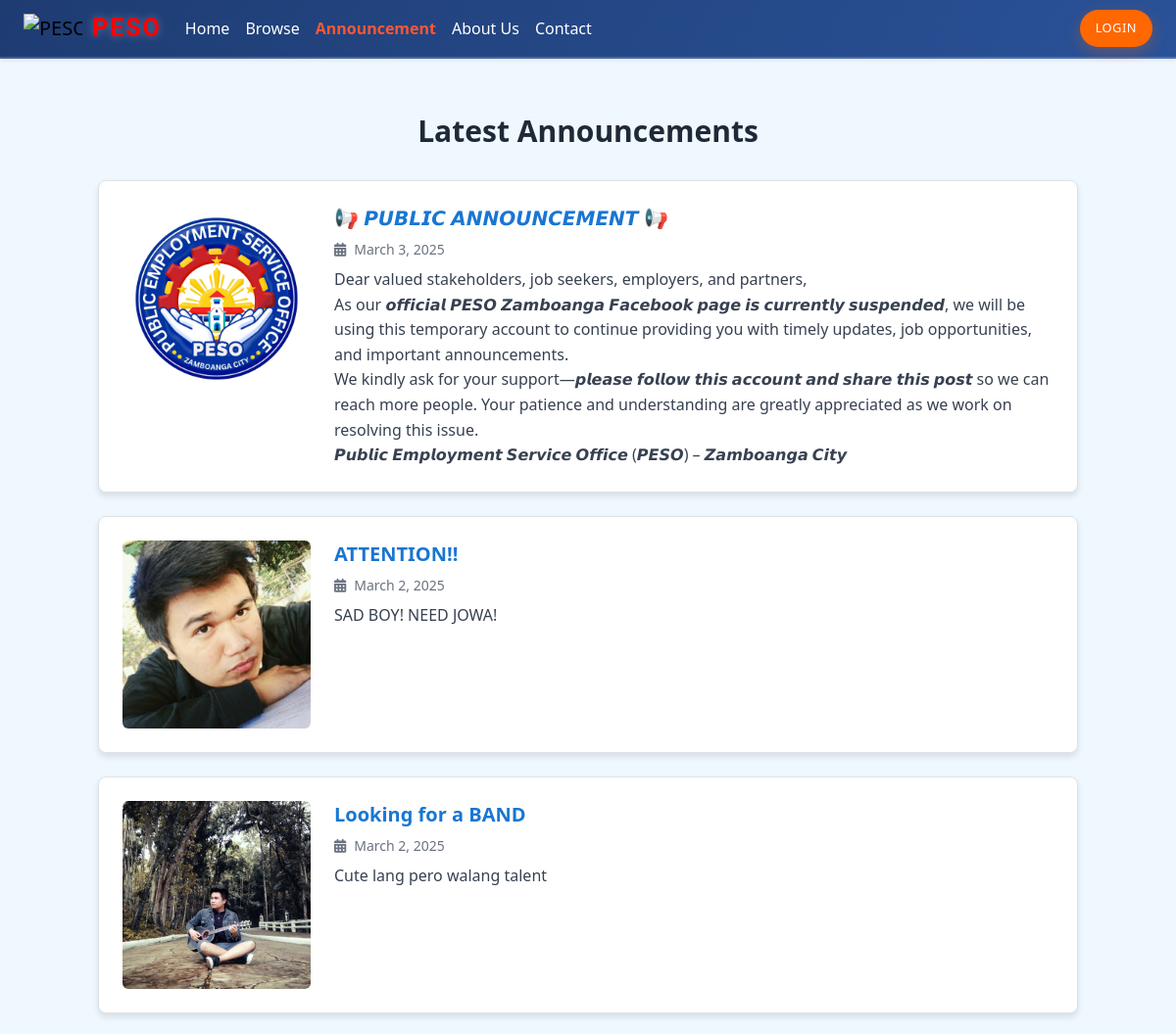
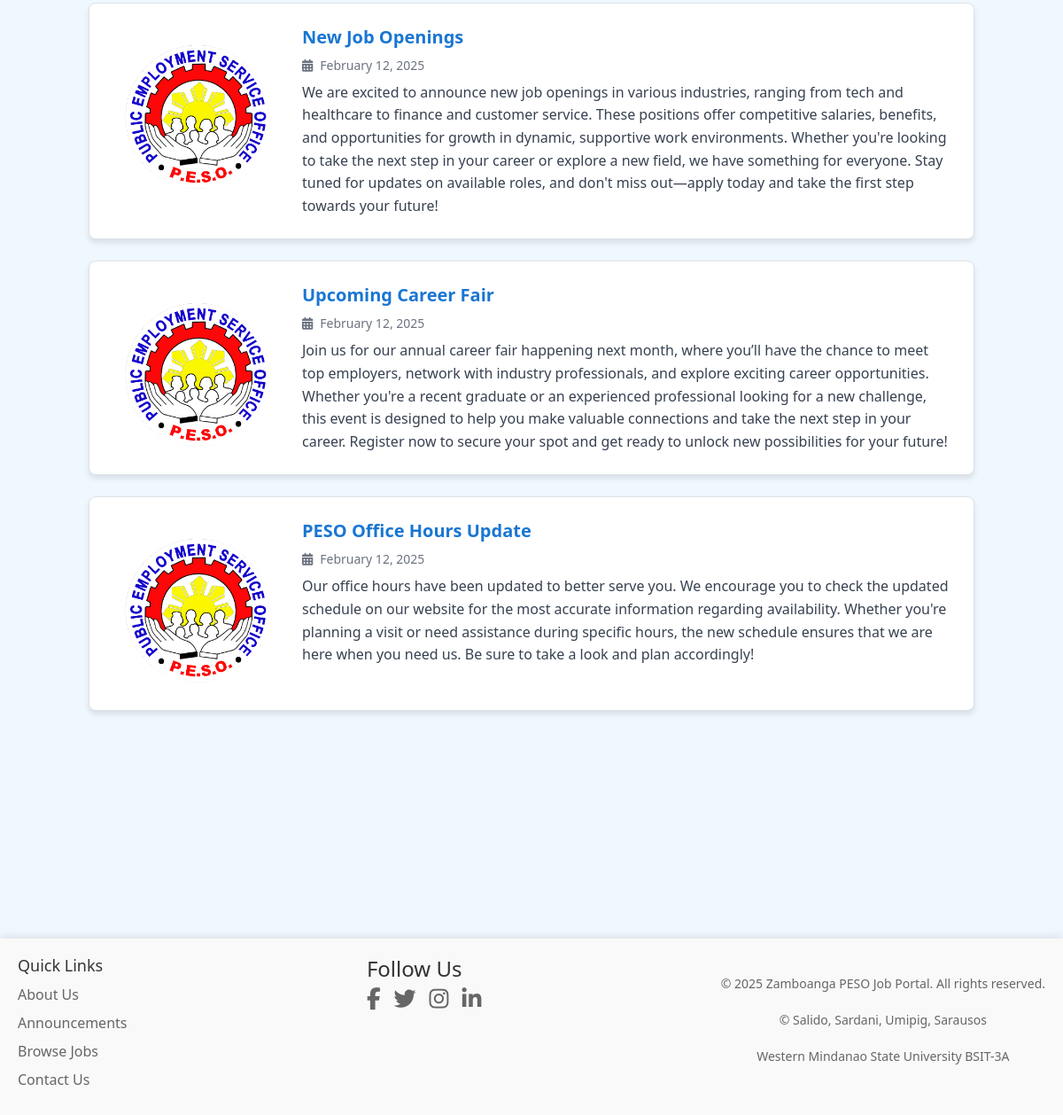
The page /admin/announcement.php on the database its author committed (2 pictures, top to bottom).
### tables this page shows
CREATE TABLE `announcements` (
  `id` int(11) NOT NULL,
  `title` varchar(255) NOT NULL,
  `content` text NOT NULL,
  `created_at` timestamp NOT NULL DEFAULT current_timestamp(),
  `thumbnail` varchar(255) DEFAULT NULL,
  `url_link` varchar(255) DEFAULT NULL
);

### admin/announcement.php (the view, shortened to what this page needs)
<?php
include '../includes/header.php';
$user_role = isset($_SESSION['role']) ? $_SESSION['role'] : null;
?>
<!DOCTYPE html>
<html lang="en">
<head>
    <link href="https://cdn.jsdelivr.net/npm/tailwindcss@2.2.19/dist/tailwind.min.css" rel="stylesheet">
    <link rel="stylesheet" href="https://cdnjs.cloudflare.com/ajax/libs/font-awesome/6.5.1/css/all.min.css">
    <link rel="stylesheet" href="/JOB/assets/announcement.css">
</head>
<body class="bg-gray-100 text-gray-800 min-h-screen flex flex-col">
</body>
<div class="container mx-auto py-8">
    <h1 class="text-3xl font-bold text-center mb-8 text-[#1976d2]">Latest Announcements</h1>
    <?php
    $query = "SELECT * FROM announcements ORDER BY created_at DESC";
    $result = mysqli_query($conn, $query);
    if (mysqli_num_rows($result) > 0) {
        while ($row = mysqli_fetch_assoc($result)) {
            $thumbnail = $row['thumbnail'] ? '../uploads/' . $row['thumbnail'] : '../uploads/default/PESO.png';
            $url_link = $row['url_link'] ? $row['url_link'] : '#';
            $is_clickable = !empty($row['url_link']);
            echo '
<div class="announcement-card p-6 mb-6 relative flex items-start border rounded-lg shadow-md bg-white hover:bg-gray-100 transition-all duration-300 ease-in-out">
    ' . ($is_clickable ?
        '<a href="' . $url_link . '" target="_blank" class="flex items-start">' :
        '<div class="flex items-start">') . '
        <div class="announcement-thumbnail mr-6">
            <img src="' . $thumbnail . '" alt="Thumbnail" class="w-48 h-48 object-cover rounded-md">
        </div>
        <div class="announcement-content flex-1 flex-col">
            <h2 class="announcement-title text-xl font-bold text-[#1976d2] hover:underline mb-2">' . htmlspecialchars($row['title']) . '</h2>
            <p class="announcement-date text-sm text-gray-500 mb-2"><i class="fas fa-calendar-alt me-2"></i>' . date("F j, Y", strtotime($row['created_at'])) . '</p>
            <p class="announcement-content mt-2 text-gray-700">' . nl2br(htmlspecialchars($row['content'])) . '</p>
        </div>
    ' . ($is_clickable ? '</a>' : '</div>') . '
    ' . ($user_role === 'admin' ? '
    <div class="action-buttons absolute top-2 right-2">
        <button class="btn btn-outline-custom dropdown-toggle" type="button" data-bs-toggle="dropdown" aria-expanded="false">
        </button>
        <ul class="dropdown-menu">
            <li><a class="dropdown-item" href="edit_announcement.php?id=' . $row['id'] . '">Edit</a></li>
            <li><a class="dropdown-item delete-button btn-delete" href="#" data-id="' . $row['id'] . '" data-bs-toggle="modal" data-bs-target="#deleteModal">Delete</a></li>
        </ul>
    </div>
    ' : '') . '
</div>';
        }
    } else {
        echo '<p class="text-center text-gray-600">No announcements available at the moment.</p>';
    }
    ?>
</div>
</body>
</html>
<?php include '../includes/footer.php'; ?>

### assets/header.css (style rules this page uses)
* { margin: 0; padding: 0; box-sizing: border-box; }
body { padding-top: 60px; }

### assets/announcement.css (style rules this page uses)
.announcement-card { background: #ffffff; border: 1px solid #e5e7eb; border-radius: 0.5rem; box-shadow: 0 4px 6px rgba(0, 0, 0, 0.1); transition: transform 0.3s ease-in-out, box-shadow 0.3s ease-in-out; position: relative; }
.announcement-title { font-size: 1.25rem; font-weight: 600; color: #1976d2; }
.announcement-date { font-size: 0.875rem; color: #6b7280; }
.announcement-content { font-size: 1rem; line-height: 1.6; color: #374151; }
body { background-color: #F0F8FF !important; }

### rows shown on the page
announcements: thumbnail (picture), title "📢 𝙋𝙐𝘽𝙇𝙄𝘾 𝘼𝙉𝙉𝙊𝙐𝙉𝘾𝙀𝙈𝙀𝙉𝙏 📢", created_at "March 3, 2025", content "Dear valued stakeholders, job seekers, employers, and partners, As our 𝙤𝙛𝙛𝙞𝙘𝙞𝙖𝙡 𝙋𝙀𝙎𝙊 𝙕𝙖𝙢𝙗𝙤𝙖𝙣𝙜𝙖 𝙁𝙖𝙘𝙚𝙗𝙤𝙤𝙠 𝙥𝙖𝙜𝙚 𝙞𝙨 𝙘𝙪𝙧𝙧𝙚𝙣𝙩𝙡𝙮 𝙨𝙪𝙨𝙥𝙚𝙣𝙙𝙚𝙙, we will be using this temporary account to continue providing you with timely updates, job opportunities, and important announcements. We kindly ask for your support—𝙥𝙡𝙚𝙖𝙨𝙚 𝙛𝙤𝙡𝙡𝙤𝙬 𝙩𝙝𝙞𝙨 𝙖𝙘𝙘𝙤𝙪𝙣𝙩 𝙖𝙣𝙙 𝙨𝙝𝙖𝙧𝙚 𝙩𝙝𝙞𝙨 𝙥𝙤𝙨𝙩 so we can reach more people. Your patience and understanding are greatly appreciated as we work on resolving this issue. 𝙋𝙪𝙗𝙡𝙞𝙘 𝙀𝙢𝙥𝙡𝙤𝙮𝙢𝙚𝙣𝙩 𝙎𝙚𝙧𝙫𝙞𝙘𝙚 𝙊𝙛𝙛𝙞𝙘𝙚 (𝙋𝙀𝙎𝙊) – 𝙕𝙖𝙢𝙗𝙤𝙖𝙣𝙜𝙖 𝘾𝙞𝙩𝙮"
announcements: thumbnail (picture), title "ATTENTION!!", created_at "March 2, 2025", content "SAD BOY! NEED JOWA!"
announcements: thumbnail (picture), title "Looking for a BAND", created_at "March 2, 2025", content "Cute lang pero walang talent"
announcements: title "New Job Openings", created_at "February 12, 2025", content "We are excited to announce new job openings in various industries, ranging from tech and healthcare to finance and customer service. These positions offer competitive salaries, benefits, and opportunities for growth in dynamic, supportive work environments. Whether you're looking to take the next step in your career or explore a new field, we have something for everyone. Stay tuned for updates on available roles, and don't miss out—apply today and take the first step towards your future!"
announcements: title "Upcoming Career Fair", created_at "February 12, 2025", content "Join us for our annual career fair happening next month, where you’ll have the chance to meet top employers, network with industry professionals, and explore exciting career opportunities. Whether you're a recent graduate or an experienced professional looking for a new challenge, this event is designed to help you make valuable connections and take the next step in your career. Register now to secure your spot and get ready to unlock new possibilities for your future!"
announcements: title "PESO Office Hours Update", created_at "February 12, 2025", content "Our office hours have been updated to better serve you. We encourage you to check the updated schedule on our website for the most accurate information regarding availability. Whether you're planning a visit or need assistance during specific hours, the new schedule ensures that we are here when you need us. Be sure to take a look and plan accordingly!"
